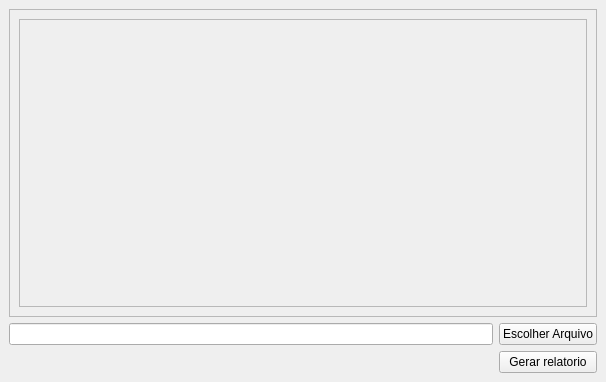
<?xml version="1.0" encoding="UTF-8"?>
<ui version="4.0">
 <class>MainWindow</class>
 <widget class="QMainWindow" name="MainWindow">
  <property name="geometry">
   <rect>
    <x>0</x>
    <y>0</y>
    <width>606</width>
    <height>382</height>
   </rect>
  </property>
  <property name="windowTitle">
   <string>Gerador de relatorio</string>
  </property>
  <property name="layoutDirection">
   <enum>Qt::LeftToRight</enum>
  </property>
  <widget class="QWidget" name="centralwidget">
   <layout class="QGridLayout" name="gridLayout">
    <item row="1" column="0">
     <widget class="QLineEdit" name="inputAbrirArquivo"/>
    </item>
    <item row="0" column="0" colspan="2">
     <widget class="QScrollArea" name="scrollArea">
      <property name="widgetResizable">
       <bool>true</bool>
      </property>
      <widget class="QWidget" name="scrollAreaWidgetContents">
       <property name="geometry">
        <rect>
         <x>0</x>
         <y>0</y>
         <width>586</width>
         <height>304</height>
        </rect>
       </property>
       <layout class="QGridLayout" name="gridLayout_2">
        <item row="0" column="0">
         <widget class="QFrame" name="frame">
          <property name="frameShape">
           <enum>QFrame::StyledPanel</enum>
          </property>
          <property name="frameShadow">
           <enum>QFrame::Raised</enum>
          </property>
          <layout class="QGridLayout" name="gridLayout_3">
           <item row="0" column="0">
            <widget class="QLabel" name="labeltxt">
             <property name="text">
              <string/>
             </property>
            </widget>
           </item>
          </layout>
         </widget>
        </item>
       </layout>
      </widget>
     </widget>
    </item>
    <item row="1" column="1">
     <widget class="QPushButton" name="btnEscolherArquivo">
      <property name="text">
       <string>Escolher Arquivo</string>
      </property>
     </widget>
    </item>
    <item row="2" column="1">
     <widget class="QPushButton" name="btnGerarRelatorio">
      <property name="text">
       <string>Gerar relatorio</string>
      </property>
     </widget>
    </item>
   </layout>
  </widget>
 </widget>
 <resources/>
 <connections/>
</ui>
